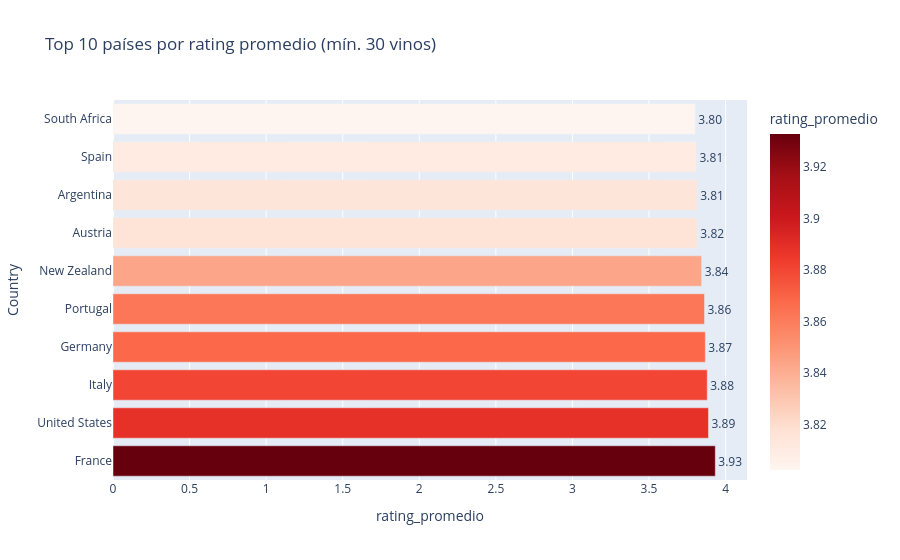

The code cell stored with this chart in its notebook:
### Markdown cell above
## 4.4 Top 10 países por rating promedio (gráfico complementario)

Solo consideramos países con al menos 30 vinos para evitar sesgos por baja muestra.

### Code cell
top_paises = df.groupby('Country').agg(
    rating_promedio=('Rating','mean'),
    n_vinos=('Rating','count'),
    precio_promedio=('Price','mean')
).query('n_vinos >= 30').sort_values('rating_promedio', ascending=False).head(10).reset_index()

fig = px.bar(
    top_paises,
    x='rating_promedio', y='Country',
    orientation='h',
    color='rating_promedio',
    color_continuous_scale='Reds',
    text='rating_promedio',
    title='Top 10 países por rating promedio (mín. 30 vinos)',
    hover_data=['n_vinos','precio_promedio']
)
fig.update_traces(texttemplate='%{text:.2f}', textposition='outside')
fig.show()

### Figure 1 — Plotly figure (JSON) as saved in the notebook; plotly's stock layout.template omitted (floating-point values rounded to 4 significant figures)
{"data": [{"customdata": [[3436.0, 55.54], [530.0, 43.72], [3919.0, 29.26], [1229.0, 21.91], [336.0, 17.75], [165.0, 20.66], [492.0, 20.41], [308.0, 20.92], [1533.0, 22.48], [846.0, 18.26]], "hovertemplate": "rating_promedio=%{marker.color}<br>Country=%{y}<br>n_vinos=%{customdata[0]}<br>precio_promedio=%{customdata[1]}<extra></extra>", "legendgroup": "", "marker": {"color": [3.933, 3.888, 3.88, 3.868, 3.862, 3.844, 3.816, 3.815, 3.81, 3.802], "coloraxis": "coloraxis", "pattern": {"shape": ""}}, "name": "", "orientation": "h", "showlegend": false, "text": [3.933, 3.888, 3.88, 3.868, 3.862, 3.844, 3.816, 3.815, 3.81, 3.802], "textposition": "outside", "texttemplate": "%{text:.2f}", "type": "bar", "x": [3.933, 3.888, 3.88, 3.868, 3.862, 3.844, 3.816, 3.815, 3.81, 3.802], "xaxis": "x", "y": ["France", "United States", "Italy", "Germany", "Portugal", "New Zealand", "Austria", "Argentina", "Spain", "South Africa"], "yaxis": "y"}], "layout": {"barmode": "relative", "coloraxis": {"colorbar": {"title": {"text": "rating_promedio"}}, "colorscale": [[0, "rgb(255,245,240)"], [0.125, "rgb(254,224,210)"], [0.25, "rgb(252,187,161)"], [0.375, "rgb(252,146,114)"], [0.5, "rgb(251,106,74)"], [0.625, "rgb(239,59,44)"], [0.75, "rgb(203,24,29)"], [0.875, "rgb(165,15,21)"], [1, "rgb(103,0,13)"]]}, "legend": {"tracegroupgap": 0}, "title": {"text": "Top 10 países por rating promedio (mín. 30 vinos)"}, "xaxis": {"anchor": "y", "domain": [0, 1], "title": {"text": "rating_promedio"}}, "yaxis": {"anchor": "x", "domain": [0, 1], "title": {"text": "Country"}}}}
